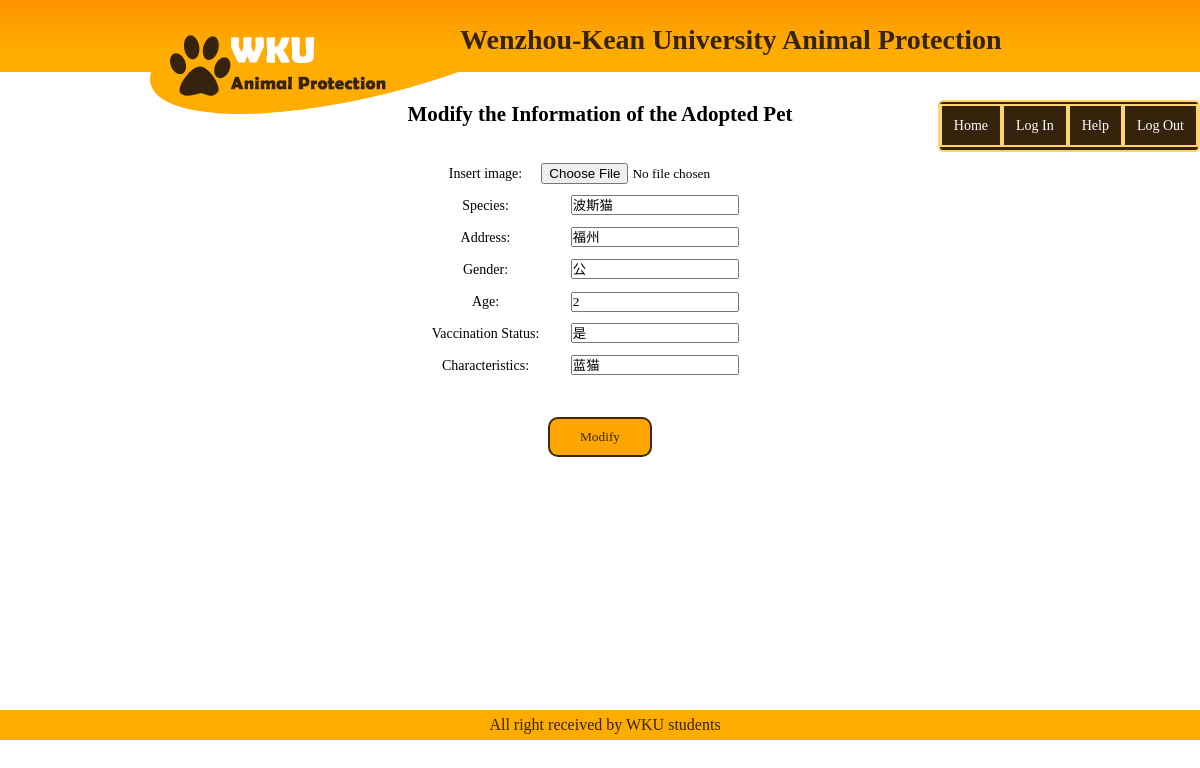
The page /homePetModify.php?id=19 (signed in) on the database its author committed.
### tables this page shows
CREATE TABLE IF NOT EXISTS `home_pet` (
  `id` int(255) NOT NULL AUTO_INCREMENT,
  `uid` int(255) NOT NULL,
  `bin_data` varchar(255) NOT NULL,
  `category` varchar(255) NOT NULL,
  `place` varchar(255) NOT NULL,
  `sex` varchar(255) NOT NULL,
  `age` int(255) NOT NULL,
  `vacc` varchar(255) NOT NULL,
  `message` varchar(255) NOT NULL,
  PRIMARY KEY (`id`) USING BTREE
);

### homePetModify.php (the view, shortened to what this page needs)
<?php
require_once("include.php");
mysqli_query($link,'set names utf8 ');
$pid=$_GET['id'];
$sql="select * from home_pet where id=$pid";
$result=mysqli_query($link, $sql);
$row=mysqli_fetch_assoc($result);
	$cate=$row['category'];
	$place=$row['place'];
	$sex=$row['sex'];
	$age=$row['age'];
	$vacc=$row['vacc'];
	$mes=$row['message'];
?>
<!DOCTYPE html>
<html>
<head>
<link rel="stylesheet" type="text/css" href="css/main.css">
<link rel="stylesheet" type="text/css" href="css/homePetSubmit.css">
</head>
<body>
	<div class="header">
		<div class="container">
			<div class="header-top">
				<a href="#" id="logo"><img src="img/logo.png" width="310" height="114" alt=""></a>
				<div class="htitle"><h1><a href="#">Wenzhou-Kean University Animal Protection</a></h1></div>
				<div class="hbtn">
					<ul>
					<li><a href="index.php">Home</a></li>
					<li><a href="#">Log In</a></li>
					<li><a href="#">Help</a></li>
					<li><a href="php/out.php">Log Out</a></li>
				</ul>
				</div>
			</div>
		</div>
	</div>
	<div class="content">
			<div class="cont-title">
				<h2>Modify the Information of the Adopted Pet</h2>
			</div>
			<div class="cont-inner">
			<form action="php/pet.modify.handle.php" method="post" enctype="multipart/form-data">
				<table>
					<tr class="inner-main">
						<td>Insert image: </td>
						<td><input type="file" name="pet-modify"></td>
					</tr>
					<tr class="inner-main">
						<td>Species: </td>
						<td><input type="text" name="category" value="<?php echo $cate?>" /></td>
					</tr>
					<tr class="inner-main">
						<td>Address: </td>
						<td><input type="text" name="place" value="<?php echo $place?>" /></td>
					</tr>
					<tr class="inner-main">
						<td>Gender: </td>
						<td><input type="text" name="sex" value="<?php echo $sex?>" /></td>
					</tr>
					<tr class="inner-main">
						<td>Age: </td>
						<td><input type="text" name="age" value="<?php echo $age?>" /></td>
					</tr>
					<tr class="inner-main">
						<td>Vaccination Status: </td>
						<td><input type="text" name="vacc" value="<?php echo $vacc?>" /></td>
					</tr>
					<tr class="inner-main">
						<td>Characteristics: </td>
						<td><input type="text" name="message" value="<?php echo $mes?>" /></td>
					</tr>
				</table>
				<div class="cont-btn">
					<input class="button" type="submit" value="Modify">
				</div>
				</form>
		</div>
	</div>
</body>
<footer>
  <p>All right received by WKU students</p>
</footer>
</html>

### css/main.css (style rules this page uses)
a { text-decoration:none; }
li { list-style:none; }
* { margin:0px;padding:0px; font-family: "Comic Sans MS"; }
body { font-size:14px; color: black; margin:0; padding:0; background: url("../img/bg-body.gif"); background-repeat:repeat-x; position:relative; width:100%; min-height:740px; padding-bottom: 100px; box-sizing: border-box; }
.header { width:100%; height:72px; position:relative; margin:0 auto; }
.header a#logo { position:relative; z-index:100; float: left; }
.header a#logo img { border:0; margin-left: 150px; }
.header .container .header-top { overflow:hidden; margin:0px auto; color: white; }
.header .container .header-top h1 { font-family:"Comic Sans MS"; line-height:80px; margin-left:0px; }
.header .container .header-top h1 a { font-size: 28px; font-family: inherit; color: #35230c; }
.header .container .header-top .hbtn { background-color: #35230c; margin-top: 20px; height: 47.5px; float:right; border: solid #000; border-width: 2.5px; border-color: #fcd470; border-radius: 5px; }
.header .container .header-top li { margin-top: -26px; float:left; line-height:100px; }
.header .container .header-top li a { border: solid #000; border-width: 2.5px; border-color: #fcd470; padding: 12px; background-color: #35230c; color: white; }
.header .container .header-top .htitle { float:left; }
.button { border: solid; border-width: 2.5px; background-color: #3a280b; background: #fda600; padding:10px 30px; border-radius:10px; color: #3a280b; margin-bottom: 15px; }
footer { width: 100%; height: 20px; background-color: #ffac00; padding: 5px; float: left; position: absolute; bottom: 0; }
footer p { font-size: 16px; text-align: center; color: #35230c; line-height: 20px; }

### css/homePetSubmit.css (style rules this page uses)
.cont-title { text-align:center; margin:30px 0; }
.cont-inner { text-align:center; }
.cont-inner table { margin:20px auto; }
.cont-inner .inner-main { line-height:30px; }
.cont-btn { margin:34px 0 ; }

### rows shown on the page
home_pet: category "波斯猫", place "福州", sex "公", age "2", vacc "是", message "蓝猫"
